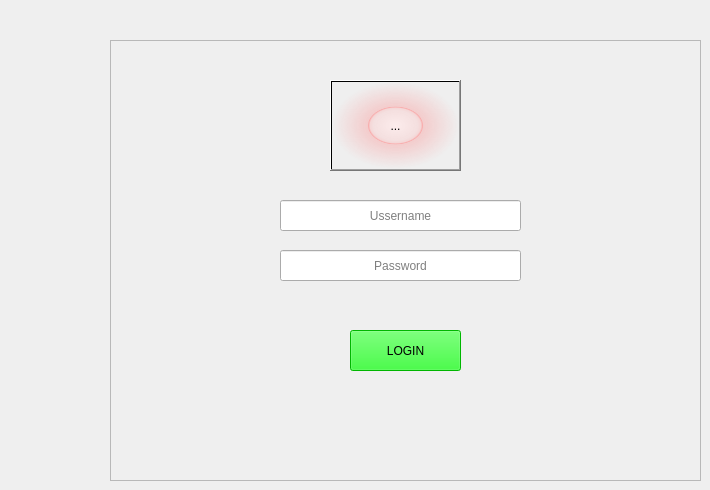
            <widget class="QWidget" name="page_5">
             <widget class="QToolButton" name="toolButton">
              <property name="geometry">
               <rect>
                <x>330</x>
                <y>80</y>
                <width>131</width>
                <height>91</height>
               </rect>
              </property>
              <property name="styleSheet">
               <string notr="true">background-color: qradialgradient(spread:pad, cx:0.5, cy:0.5, radius:0.5, fx:0.5, fy:0.5, stop:0 rgba(255, 235, 235, 206), stop:0.35 rgba(255, 188, 188, 80), stop:0.4 rgba(255, 162, 162, 80), stop:0.425 rgba(255, 132, 132, 156), stop:0.44 rgba(252, 128, 128, 80), stop:1 rgba(255, 255, 255, 0));
gridline-color: rgb(0, 0, 0);
</string>
              </property>
              <property name="text">
               <string>...</string>
              </property>
              <property name="icon">
               <iconset>
                <normaloff>../../Pictures/icon/customer-service.png</normaloff>../../Pictures/icon/customer-service.png</iconset>
              </property>
              <property name="iconSize">
               <size>
                <width>70</width>
                <height>70</height>
               </size>
              </property>
             </widget>
             <widget class="QLineEdit" name="lineEdit">
              <property name="geometry">
               <rect>
                <x>280</x>
                <y>200</y>
                <width>241</width>
                <height>31</height>
               </rect>
              </property>
              <property name="alignment">
               <set>Qt::AlignCenter</set>
              </property>
              <property name="placeholderText">
               <string>Ussername</string>
              </property>
             </widget>
             <widget class="QLineEdit" name="lineEdit_2">
              <property name="geometry">
               <rect>
                <x>280</x>
                <y>250</y>
                <width>241</width>
                <height>31</height>
               </rect>
              </property>
              <property name="echoMode">
               <enum>QLineEdit::Password</enum>
              </property>
              <property name="alignment">
               <set>Qt::AlignCenter</set>
              </property>
              <property name="placeholderText">
               <string>Password</string>
              </property>
             </widget>
             <widget class="QPushButton" name="pushButton">
              <property name="geometry">
               <rect>
                <x>350</x>
                <y>330</y>
                <width>111</width>
                <height>41</height>
               </rect>
              </property>
              <property name="sizeIncrement">
               <size>
                <width>0</width>
                <height>0</height>
               </size>
              </property>
              <property name="styleSheet">
               <string notr="true">font: 87 12pt &quot;Arial Black&quot;;
background-color: rgb(0, 255, 0);</string>
              </property>
              <property name="text">
               <string>LOGIN</string>
              </property>
              <property name="icon">
               <iconset>
                <normaloff>../../Pictures/icon/profile.png</normaloff>../../Pictures/icon/profile.png</iconset>
              </property>
              <property name="iconSize">
               <size>
                <width>23</width>
                <height>23</height>
               </size>
              </property>
             </widget>
             <widget class="QFrame" name="frame">
              <property name="geometry">
               <rect>
                <x>110</x>
                <y>40</y>
                <width>591</width>
                <height>441</height>
               </rect>
              </property>
              <property name="styleSheet">
               <string notr="true">background-image: url(:/image/2.jpg);</string>
              </property>
              <property name="frameShape">
               <enum>QFrame::StyledPanel</enum>
              </property>
              <property name="frameShadow">
               <enum>QFrame::Raised</enum>
              </property>
             </widget>
             <zorder>frame</zorder>
             <zorder>toolButton</zorder>
             <zorder>lineEdit</zorder>
             <zorder>lineEdit_2</zorder>
             <zorder>pushButton</zorder>
            </widget>
